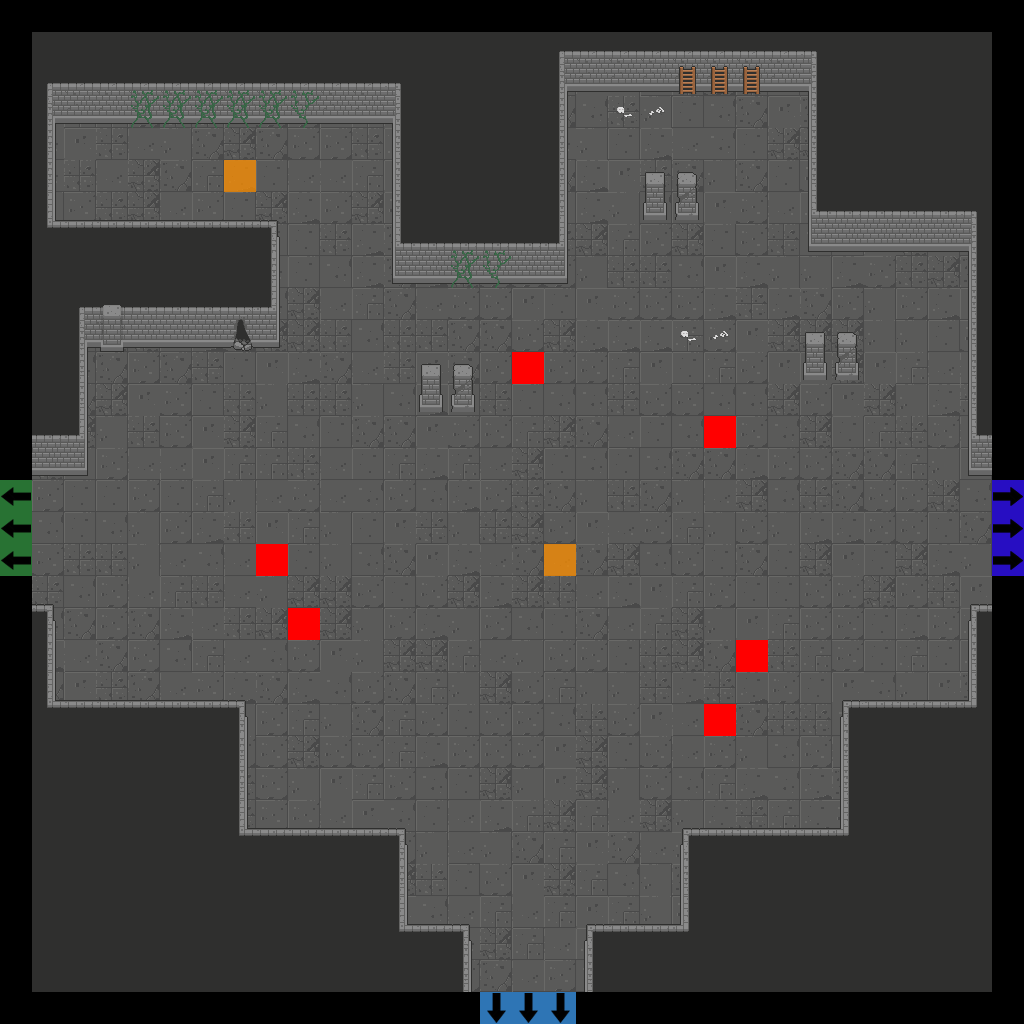

The image is a tile-based game level rendered from a .tmx file. Its description and source (layers, tilesets, objects; grid data summarised) follow:
An orthogonal 32x32 tile map with 32x32 px tiles, 7 tile layers (Floor, Walls, Doors, Pillars, ...), 2 tilesets.

<map version="1.2" tiledversion="2019.04.18" orientation="orthogonal" renderorder="right-down" width="32" height="32" tilewidth="32" tileheight="32" infinite="0" nextlayerid="22" nextobjectid="1">
 <tileset firstgid="1" source="Dungeon_Tileset_2.tsx" />
 <tileset firstgid="321" source="flags.tsx" />
 <layer id="15" name="Floor" width="32" height="32">
  <data>[1024 cells, 900 non-empty, 12 distinct tile ids]</data>
 </layer>
 <layer id="16" name="Walls" width="32" height="32">
  <data>[1024 cells, 399 non-empty, 32 distinct tile ids]</data>
 </layer>
 <layer id="17" name="Doors" width="32" height="32">
  <data>[1024 cells, 0 non-empty, 0 distinct tile ids]</data>
 </layer>
 <layer id="18" name="Pillars" width="32" height="32">
  <data>[1024 cells, 12 non-empty, 4 distinct tile ids]</data>
 </layer>
 <layer id="19" name="Candles" width="32" height="32">
  <data>[1024 cells, 0 non-empty, 0 distinct tile ids]</data>
 </layer>
 <layer id="20" name="Debris" width="32" height="32">
  <data>[1024 cells, 23 non-empty, 7 distinct tile ids]</data>
 </layer>
 <layer id="21" name="Flags" width="32" height="32">
  <data>[1024 cells, 17 non-empty, 5 distinct tile ids]</data>
 </layer>
</map>
